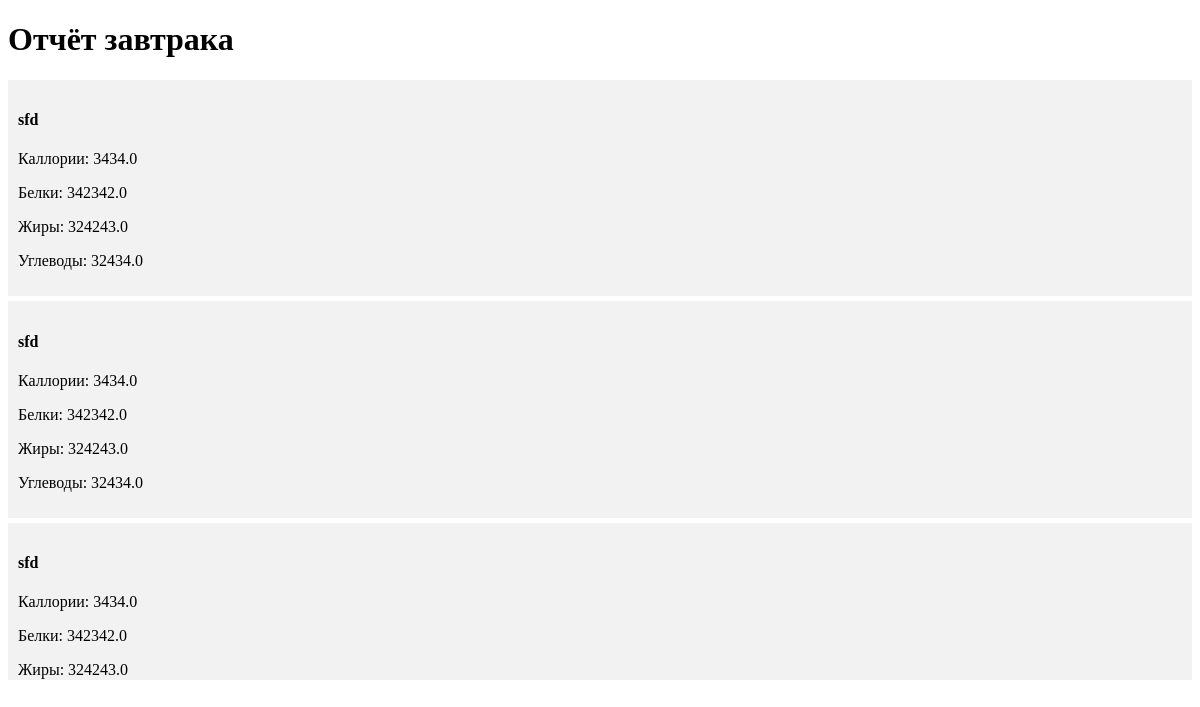
The page /report/ on the database its author committed.
### webflut/models.py (models this page shows, shortened)
class Add_Product(models.Model):
    name = models.TextField()
    calories_in = models.FloatField()
    proteins = models.FloatField()
    fats = models.FloatField()
    carbohydrates = models.FloatField()
    class Meta:
        verbose_name = 'Продукты Все'
        verbose_name_plural = 'Продукты Все'

### webflut/views.py (the view)
# urls.py: path('report/', views.report, name='report'),
def report(request):
    breakfast_products = Breakfast_Products.objects.all()
    products = [bp.product for bp in breakfast_products]
    return render(request, 'report.html', {'products': products})

### webflut/templates/report.html (shortened to what this page needs)
{% load static %}
<!DOCTYPE html>
<html lang="en">
<head>
    <link href="{% static 'css/main.css' %}" rel="stylesheet">
</head>
<body>
<h1>Отчёт завтрака</h1>
<div class="product-container">
{% for product in products %}
  <div class="product-item">
    <h4>{{ product.name }}</h4>
    <p>Каллории: {{ product.calories_in }}</p>
    <p>Белки: {{ product.proteins }}</p>
    <p>Жиры: {{ product.fats }}</p>
    <p>Углеводы: {{ product.carbohydrates }}</p>
  </div>
{% empty %}
  <p>Ничего не найдено</p>
{% endfor %}
</div>
</body>
</html>

### webflut/static/css/main.css (style rules this page uses)
.product-container { max-height: 600px; overflow-y: auto; }
.product-item { background-color: #f2f2f2; margin-bottom: 5px; padding: 10px; }

### rows shown on the page
Add_Product: name "sfd", calories_in "3434.0", proteins "342342.0", fats "324243.0", carbohydrates "32434.0"
